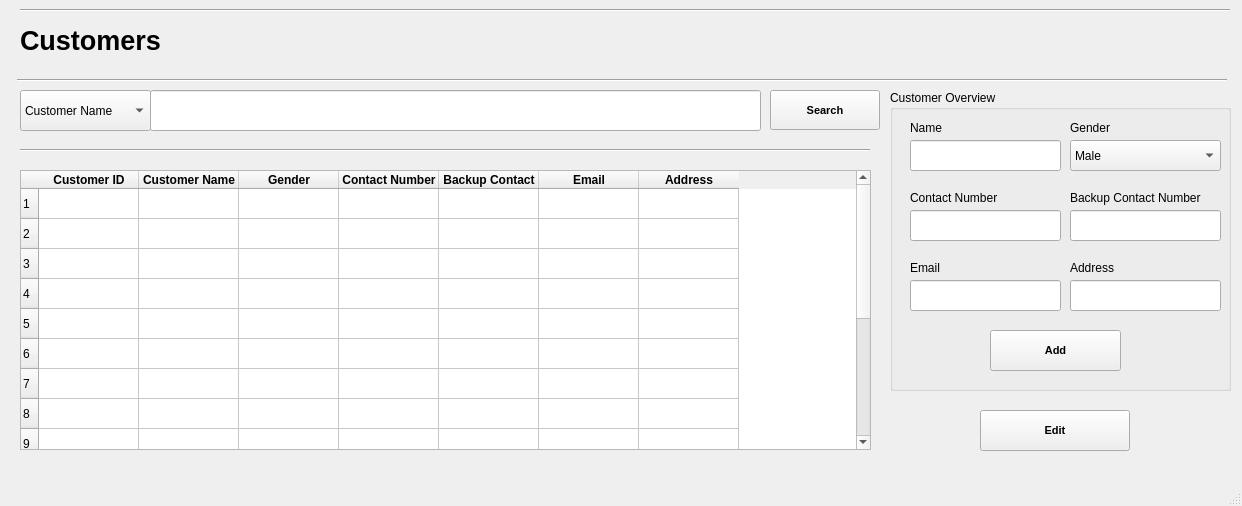
<?xml version="1.0" encoding="UTF-8"?>
<ui version="4.0">
 <class>MainWindow</class>
 <widget class="QMainWindow" name="MainWindow">
  <property name="geometry">
   <rect>
    <x>0</x>
    <y>0</y>
    <width>1242</width>
    <height>506</height>
   </rect>
  </property>
  <property name="windowTitle">
   <string>Inventory</string>
  </property>
  <widget class="QWidget" name="centralwidget">
   <widget class="QLabel" name="label">
    <property name="geometry">
     <rect>
      <x>20</x>
      <y>0</y>
      <width>271</width>
      <height>81</height>
     </rect>
    </property>
    <property name="font">
     <font>
      <pointsize>20</pointsize>
      <weight>75</weight>
      <bold>true</bold>
     </font>
    </property>
    <property name="text">
     <string>Customers</string>
    </property>
   </widget>
   <widget class="QTableWidget" name="customerTable">
    <property name="geometry">
     <rect>
      <x>20</x>
      <y>170</y>
      <width>851</width>
      <height>280</height>
     </rect>
    </property>
    <row>
     <property name="text">
      <string>1</string>
     </property>
    </row>
    <row>
     <property name="text">
      <string>2</string>
     </property>
    </row>
    <row>
     <property name="text">
      <string>3</string>
     </property>
    </row>
    <row>
     <property name="text">
      <string>4</string>
     </property>
    </row>
    <row>
     <property name="text">
      <string>5</string>
     </property>
    </row>
    <row>
     <property name="text">
      <string>6</string>
     </property>
    </row>
    <row>
     <property name="text">
      <string>7</string>
     </property>
    </row>
    <row>
     <property name="text">
      <string>8</string>
     </property>
    </row>
    <row>
     <property name="text">
      <string>9</string>
     </property>
    </row>
    <row>
     <property name="text">
      <string>10</string>
     </property>
    </row>
    <row>
     <property name="text">
      <string>11</string>
     </property>
    </row>
    <row>
     <property name="text">
      <string>12</string>
     </property>
    </row>
    <row>
     <property name="text">
      <string>13</string>
     </property>
    </row>
    <row>
     <property name="text">
      <string>14</string>
     </property>
    </row>
    <row>
     <property name="text">
      <string>15</string>
     </property>
    </row>
    <column>
     <property name="text">
      <string>Customer ID</string>
     </property>
     <property name="font">
      <font>
       <weight>75</weight>
       <bold>true</bold>
      </font>
     </property>
    </column>
    <column>
     <property name="text">
      <string>Customer Name</string>
     </property>
     <property name="font">
      <font>
       <weight>75</weight>
       <bold>true</bold>
      </font>
     </property>
    </column>
    <column>
     <property name="text">
      <string>Gender</string>
     </property>
     <property name="font">
      <font>
       <weight>75</weight>
       <bold>true</bold>
      </font>
     </property>
    </column>
    <column>
     <property name="text">
      <string>Contact Number</string>
     </property>
     <property name="font">
      <font>
       <weight>75</weight>
       <bold>true</bold>
      </font>
     </property>
    </column>
    <column>
     <property name="text">
      <string>Backup Contact</string>
     </property>
     <property name="font">
      <font>
       <weight>75</weight>
       <bold>true</bold>
      </font>
     </property>
    </column>
    <column>
     <property name="text">
      <string>Email</string>
     </property>
     <property name="font">
      <font>
       <weight>75</weight>
       <bold>true</bold>
      </font>
     </property>
    </column>
    <column>
     <property name="text">
      <string>Address</string>
     </property>
     <property name="font">
      <font>
       <weight>75</weight>
       <bold>true</bold>
      </font>
     </property>
    </column>
   </widget>
   <widget class="QComboBox" name="searchCustomerCriteria">
    <property name="geometry">
     <rect>
      <x>20</x>
      <y>90</y>
      <width>131</width>
      <height>41</height>
     </rect>
    </property>
    <item>
     <property name="text">
      <string>Customer Name</string>
     </property>
    </item>
    <item>
     <property name="text">
      <string>Contact Number</string>
     </property>
    </item>
    <item>
     <property name="text">
      <string>Email</string>
     </property>
    </item>
   </widget>
   <widget class="QLineEdit" name="searchCustomerValue">
    <property name="geometry">
     <rect>
      <x>150</x>
      <y>90</y>
      <width>611</width>
      <height>41</height>
     </rect>
    </property>
    <property name="text">
     <string/>
    </property>
   </widget>
   <widget class="Line" name="line">
    <property name="geometry">
     <rect>
      <x>17</x>
      <y>70</y>
      <width>1210</width>
      <height>20</height>
     </rect>
    </property>
    <property name="orientation">
     <enum>Qt::Horizontal</enum>
    </property>
   </widget>
   <widget class="Line" name="line_2">
    <property name="geometry">
     <rect>
      <x>20</x>
      <y>140</y>
      <width>850</width>
      <height>20</height>
     </rect>
    </property>
    <property name="orientation">
     <enum>Qt::Horizontal</enum>
    </property>
   </widget>
   <widget class="QGroupBox" name="groupBox">
    <property name="geometry">
     <rect>
      <x>890</x>
      <y>90</y>
      <width>341</width>
      <height>301</height>
     </rect>
    </property>
    <property name="title">
     <string>Customer Overview</string>
    </property>
    <widget class="QLabel" name="label_4">
     <property name="geometry">
      <rect>
       <x>20</x>
       <y>30</y>
       <width>91</width>
       <height>16</height>
      </rect>
     </property>
     <property name="text">
      <string>Name</string>
     </property>
    </widget>
    <widget class="QLabel" name="label_5">
     <property name="geometry">
      <rect>
       <x>20</x>
       <y>100</y>
       <width>111</width>
       <height>16</height>
      </rect>
     </property>
     <property name="text">
      <string>Contact Number</string>
     </property>
    </widget>
    <widget class="QLineEdit" name="customerName">
     <property name="geometry">
      <rect>
       <x>20</x>
       <y>50</y>
       <width>151</width>
       <height>31</height>
      </rect>
     </property>
    </widget>
    <widget class="QLineEdit" name="customerContact">
     <property name="geometry">
      <rect>
       <x>20</x>
       <y>120</y>
       <width>151</width>
       <height>31</height>
      </rect>
     </property>
    </widget>
    <widget class="QLabel" name="label_7">
     <property name="geometry">
      <rect>
       <x>180</x>
       <y>30</y>
       <width>111</width>
       <height>16</height>
      </rect>
     </property>
     <property name="text">
      <string>Gender</string>
     </property>
    </widget>
    <widget class="QLineEdit" name="customerBackup">
     <property name="geometry">
      <rect>
       <x>180</x>
       <y>120</y>
       <width>151</width>
       <height>31</height>
      </rect>
     </property>
    </widget>
    <widget class="QLabel" name="label_8">
     <property name="geometry">
      <rect>
       <x>180</x>
       <y>100</y>
       <width>141</width>
       <height>16</height>
      </rect>
     </property>
     <property name="text">
      <string>Backup Contact Number</string>
     </property>
    </widget>
    <widget class="QLineEdit" name="customerEmail">
     <property name="geometry">
      <rect>
       <x>20</x>
       <y>190</y>
       <width>151</width>
       <height>31</height>
      </rect>
     </property>
     <property name="text">
      <string/>
     </property>
    </widget>
    <widget class="QLabel" name="label_6">
     <property name="geometry">
      <rect>
       <x>20</x>
       <y>170</y>
       <width>91</width>
       <height>16</height>
      </rect>
     </property>
     <property name="text">
      <string>Email</string>
     </property>
    </widget>
    <widget class="QComboBox" name="customerGender">
     <property name="geometry">
      <rect>
       <x>180</x>
       <y>50</y>
       <width>151</width>
       <height>31</height>
      </rect>
     </property>
     <item>
      <property name="text">
       <string>Male</string>
      </property>
     </item>
     <item>
      <property name="text">
       <string>Female</string>
      </property>
     </item>
    </widget>
    <widget class="QLabel" name="label_9">
     <property name="geometry">
      <rect>
       <x>180</x>
       <y>170</y>
       <width>91</width>
       <height>16</height>
      </rect>
     </property>
     <property name="text">
      <string>Address</string>
     </property>
    </widget>
    <widget class="QLineEdit" name="customerAddress">
     <property name="geometry">
      <rect>
       <x>180</x>
       <y>190</y>
       <width>151</width>
       <height>31</height>
      </rect>
     </property>
     <property name="text">
      <string/>
     </property>
    </widget>
    <widget class="QPushButton" name="addCustomerButton">
     <property name="geometry">
      <rect>
       <x>100</x>
       <y>240</y>
       <width>131</width>
       <height>41</height>
      </rect>
     </property>
     <property name="font">
      <font>
       <pointsize>8</pointsize>
       <weight>75</weight>
       <bold>true</bold>
      </font>
     </property>
     <property name="text">
      <string>Add</string>
     </property>
    </widget>
   </widget>
   <widget class="Line" name="line_3">
    <property name="geometry">
     <rect>
      <x>20</x>
      <y>0</y>
      <width>1210</width>
      <height>20</height>
     </rect>
    </property>
    <property name="orientation">
     <enum>Qt::Horizontal</enum>
    </property>
   </widget>
   <widget class="QPushButton" name="editCustomerButton">
    <property name="geometry">
     <rect>
      <x>980</x>
      <y>410</y>
      <width>150</width>
      <height>41</height>
     </rect>
    </property>
    <property name="font">
     <font>
      <pointsize>8</pointsize>
      <weight>75</weight>
      <bold>true</bold>
     </font>
    </property>
    <property name="text">
     <string>Edit</string>
    </property>
   </widget>
   <widget class="QPushButton" name="searchCustomerButton">
    <property name="geometry">
     <rect>
      <x>770</x>
      <y>90</y>
      <width>110</width>
      <height>40</height>
     </rect>
    </property>
    <property name="font">
     <font>
      <pointsize>8</pointsize>
      <weight>75</weight>
      <bold>true</bold>
     </font>
    </property>
    <property name="text">
     <string>Search</string>
    </property>
   </widget>
  </widget>
  <widget class="QMenuBar" name="menubar">
   <property name="geometry">
    <rect>
     <x>0</x>
     <y>0</y>
     <width>1242</width>
     <height>24</height>
    </rect>
   </property>
  </widget>
  <widget class="QStatusBar" name="statusbar"/>
 </widget>
 <resources/>
 <connections/>
</ui>
